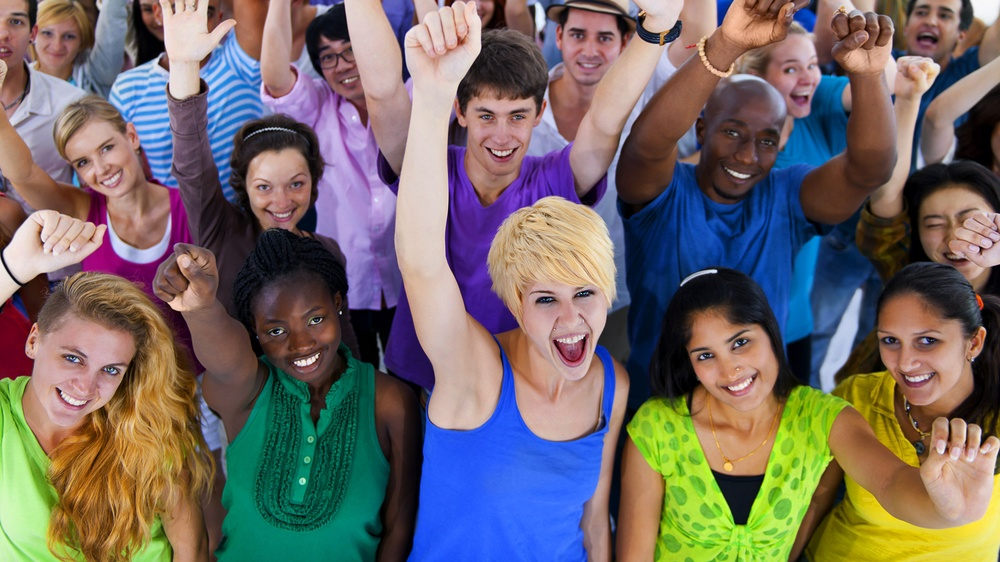
#> input picture webcam_motion_detector/picture.jpg, 1000 x 562 px, shrunk from 1920 x 1080 before the run, found by its file name; its folder holds only this picture in this run
$ python face_detection.py
#> lines starting #> are read from the running program, lines starting #| are printed output that depends on the picture; after the words box and inside, x2 and y2 are one past the last pixel; in counts of white or black regions, pixels touching at a corner belong together
import cv2


class FaceDetector:
    def __init__(self, image):
#> called with image = 'picture'
        self.face_cascade = cv2.CascadeClassifier(
            "webcam_motion_detector/haarcascade_frontalface_default.xml"
        )
        self.img = cv2.imread("webcam_motion_detector/" + image + ".jpg")
#> self.img is the input picture: shape (562, 1000, 3); mean B, G, R 103.5, 106.1, 114.7
        self.grayscale_image()
        self.detect_faces()
        self.print_image()

    def grayscale_image(self):
        try:
            self.gray_img = cv2.cvtColor(self.img, cv2.COLOR_BGR2GRAY)
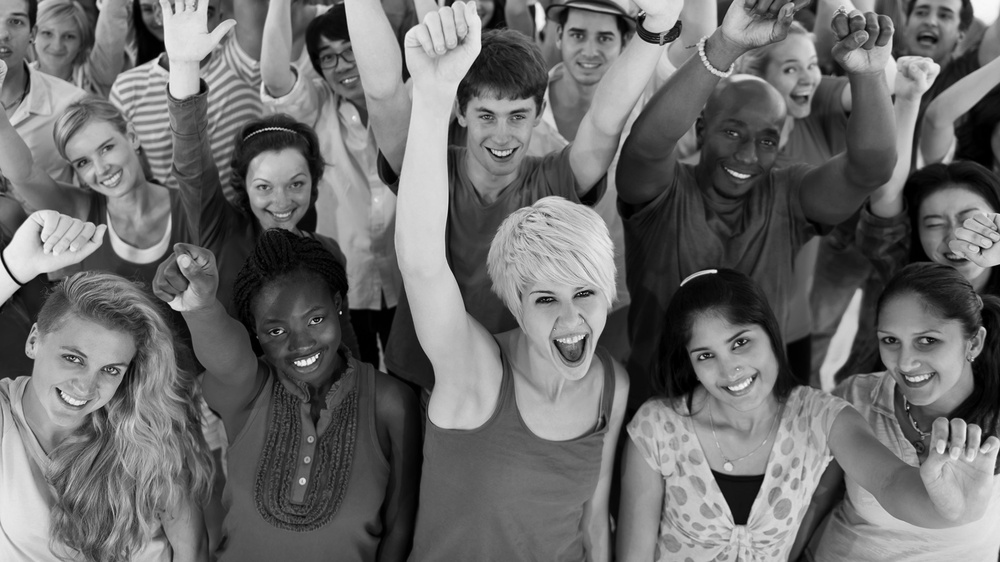
#> self.gray_img: shape (562, 1000); min 0, max 249, mean 108.4
        except:
            self.gray_img = self.img

    def detect_faces(self):
        self.faces = self.face_cascade.detectMultiScale(
            self.gray_img, scaleFactor=1.2, minNeighbors=5
        )
#> self.faces = [[27, 14, 58, 58], [775, 45, 58, 58], [557, 10, 70, 70], [239, 157, 76, 76], [456, 81, 95, 95], [906, 188, 88, 88], [865, 308, 94, 94], [514, 259, 107, 107], [43, 330, 94, 94]]

        for x, y, w, h in self.faces:
            self.img = cv2.rectangle(self.img, (x, y), (x + w, y + h), (0, 255, 0), 3)
#> this loop made 9 passes
#> pass 1, in detect_faces, `self.img = cv2.rectangle(self.img, (x, y), (x + w, y + h), (0, 255, 0)..`:
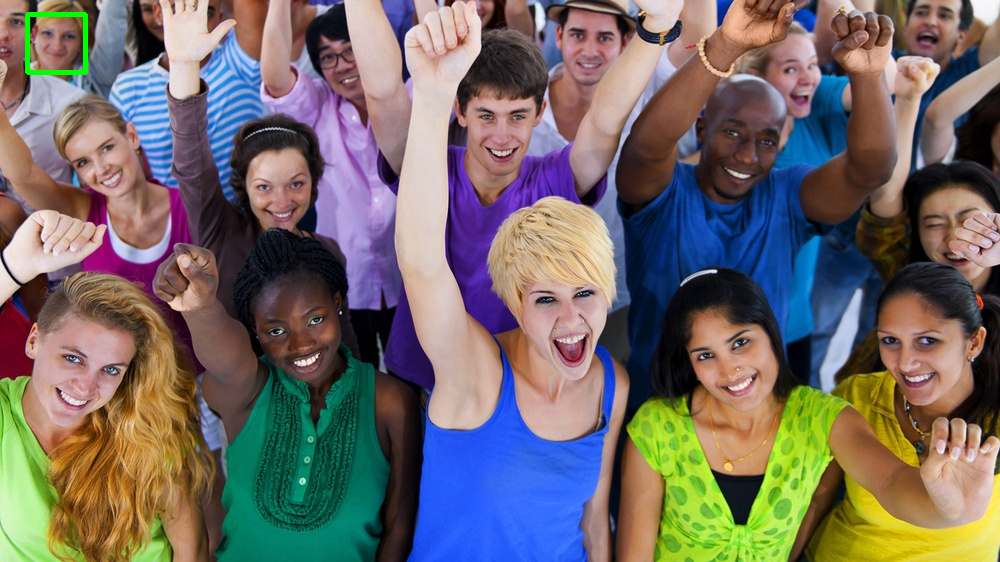
#> self.img: shape (562, 1000, 3); 0.2% of pixels changed, all inside (x1, y1, x2, y2) = (25, 12, 88, 75)
#> pass 2, in detect_faces, `self.img = cv2.rectangle(self.img, (x, y), (x + w, y + h), (0, 255, 0)..`:
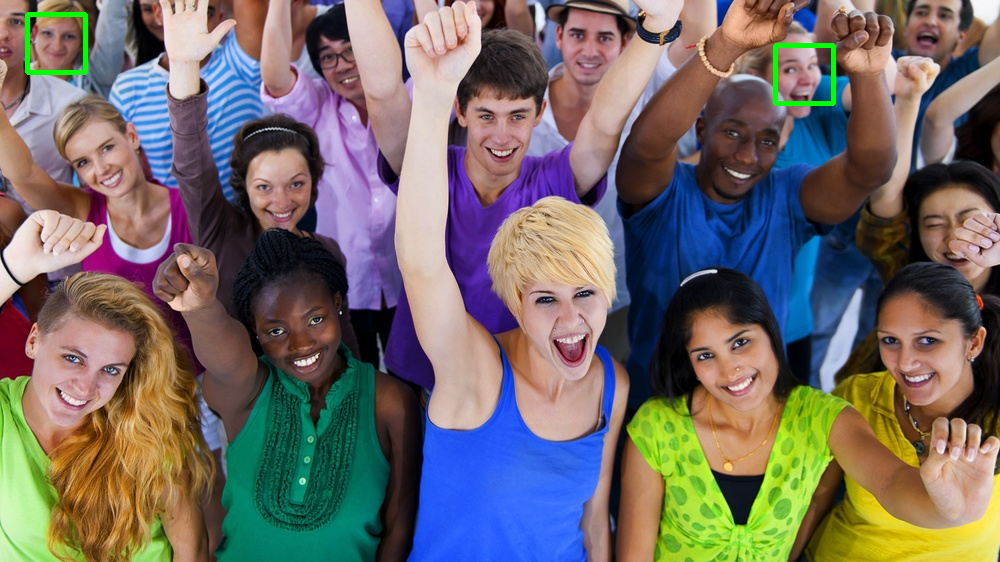
#> self.img: shape (562, 1000, 3); 0.2% of pixels changed, all inside (x1, y1, x2, y2) = (773, 43, 836, 106)
#> pass 3, in detect_faces, `self.img = cv2.rectangle(self.img, (x, y), (x + w, y + h), (0, 255, 0)..`:
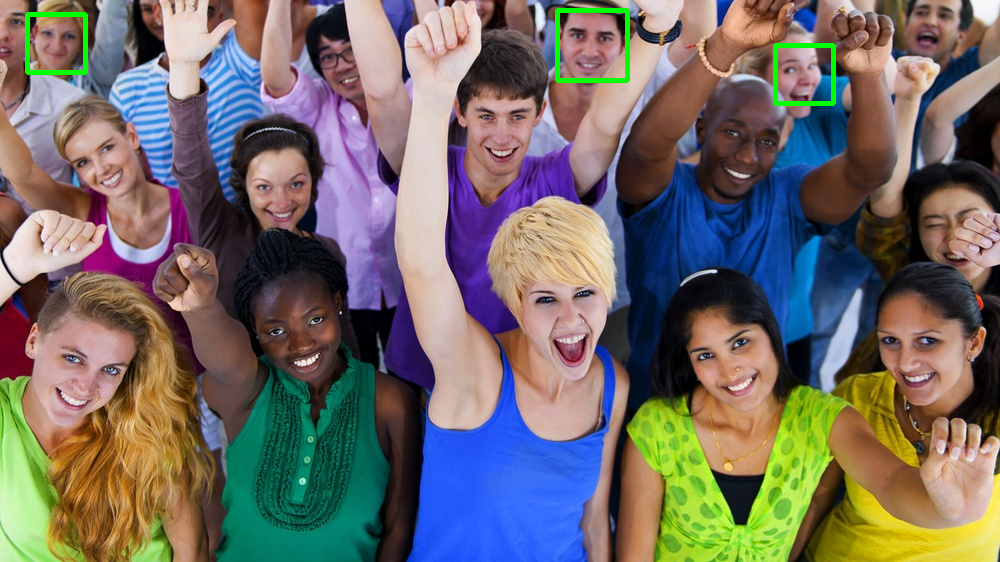
#> self.img: shape (562, 1000, 3); 0.25% of pixels changed, all inside (x1, y1, x2, y2) = (555, 8, 630, 83)
#> after the loop:
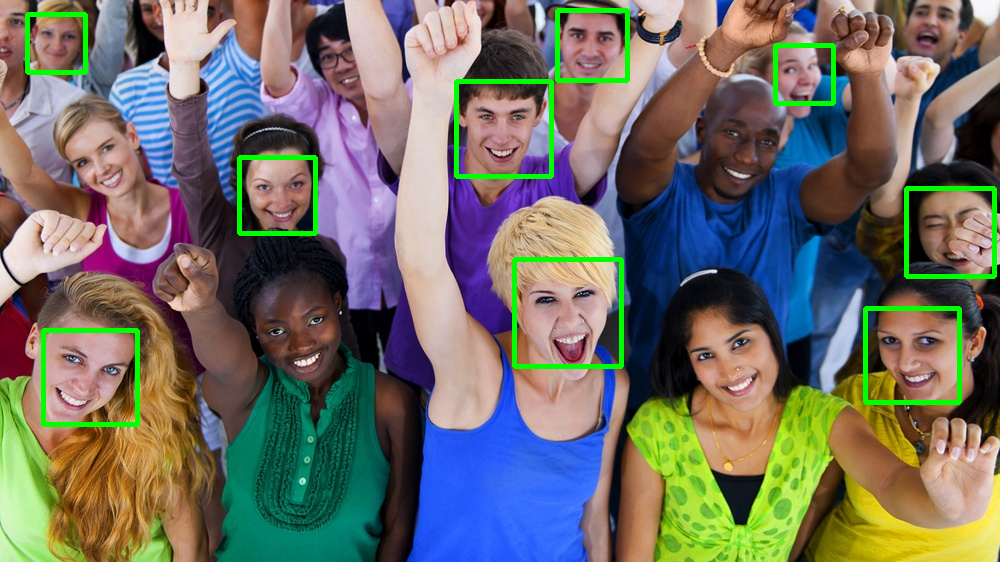
#> self.img: shape (562, 1000, 3); 1.96% of pixels changed, all inside (x1, y1, x2, y2) = (41, 79, 997, 427)

    def print_image(self):
        cv2.imshow("Detected Faces", self.img)
        cv2.waitKey(0)
        cv2.destroyAllWindows()


if __name__ == "__main__":
    FaceDetector("picture")
